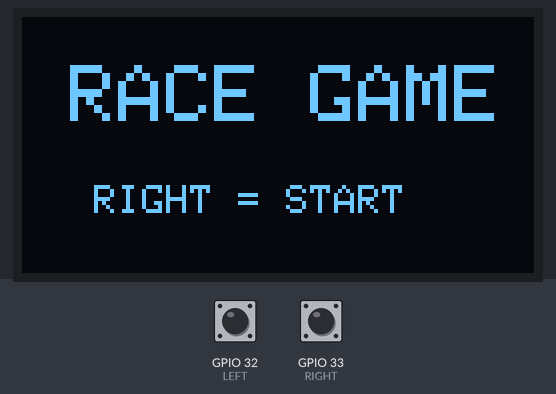
A sketch run on a simulated ESP32. On the bench: 128×64 one-colour display. The inputs (shaded band) are chosen by the test bench; at power-on: GPIO 33 (RIGHT) HIGH, GPIO 32 (LEFT) HIGH. Random numbers use the default seed unless the sketch sets one.

Above: at 1.2 s.
1.3 s: GPIO 33 (RIGHT) pulled LOW for 0.15 s
At 1.5 s:
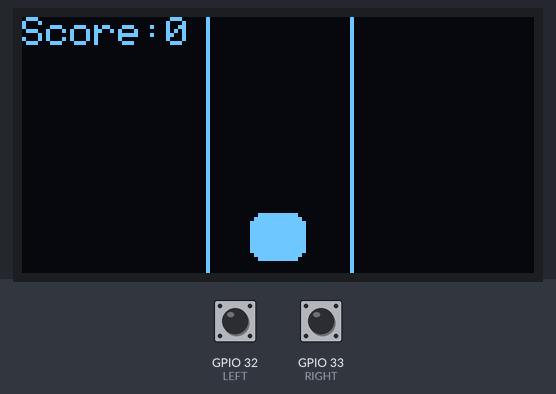
2.0 s: GPIO 32 (LEFT) pulled LOW for 0.15 s
At 2.46 s:
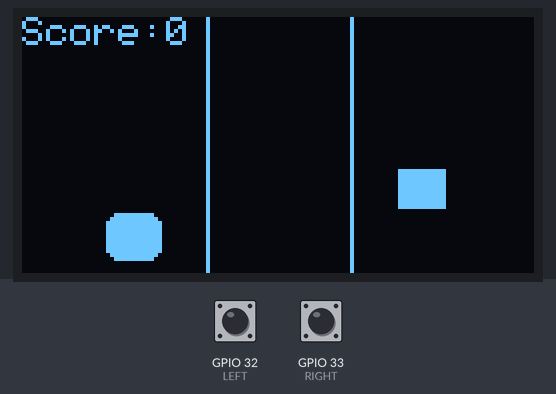
2.7 s: GPIO 33 (RIGHT) pulled LOW for 1 s
At 3.1 s:
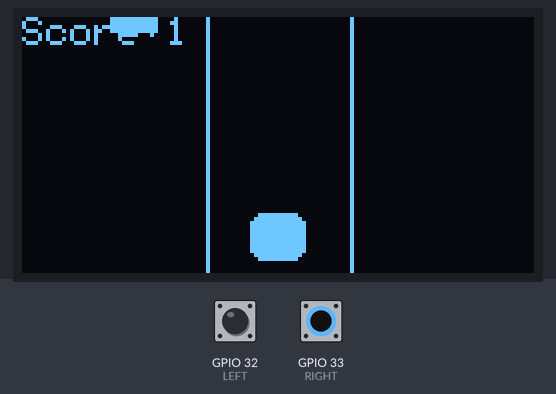
4.3 s: GPIO 32 (LEFT) pulled LOW for 1 s
At 8.77 s:
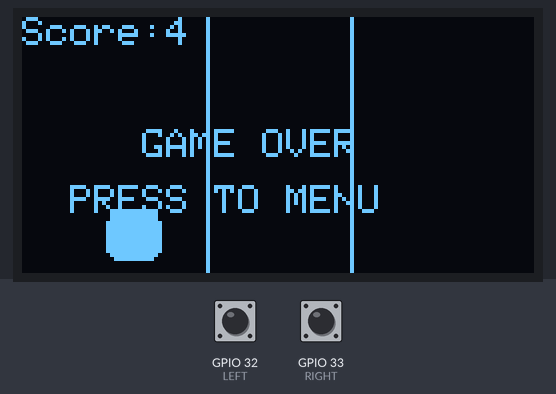
8.9 s: GPIO 32 (LEFT) pulled LOW for 0.15 s
At 9.5 s:
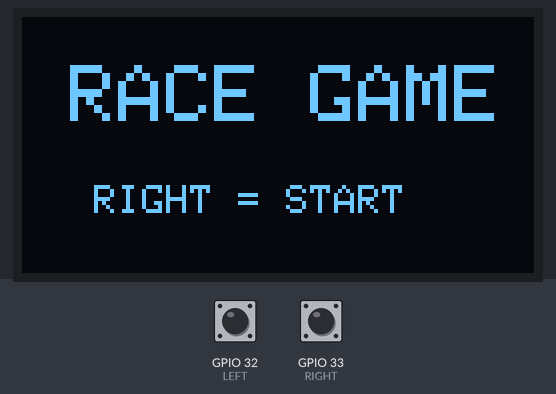
Timing chart, 0 to 11.5 s (numbered marks = the images above; inputs shaded):
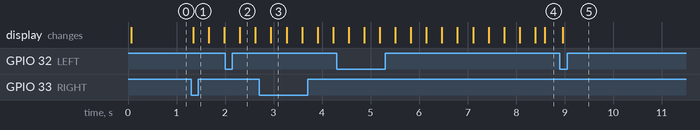

The sketch:

day_87_polish_menus_and_game_states.ino
```cpp
// Day 87: Add title, playing and game-over states to the racing game.
#include <Wire.h>
#include <Adafruit_GFX.h>
#include <Adafruit_SSD1306.h>
Adafruit_SSD1306 display(128,64,&Wire,-1);
enum GameState{TITLE,PLAYING,GAME_OVER};
GameState state=TITLE;
const int LEFT=32,RIGHT=33,laneX[]={28,64,100};
int player=1,obLane=0,obY=-10,score=0,lastL=HIGH,lastR=HIGH;
unsigned long frameAt=0,moveAt=0;
void resetGame(){player=1;obLane=random(0,3);obY=-10;score=0;state=PLAYING;}
void setup(){
 pinMode(LEFT,INPUT_PULLUP);pinMode(RIGHT,INPUT_PULLUP);randomSeed(analogRead(34));
 Wire.begin(21,22);if(!display.begin(SSD1306_SWITCHCAPVCC,0x3C))while(true)delay(1000);
}
void loop(){
 if(millis()-frameAt<40)return;frameAt=millis();
 int l=digitalRead(LEFT),r=digitalRead(RIGHT);
 if(state==TITLE && r==LOW && lastR==HIGH)resetGame();
 else if(state==GAME_OVER && (l==LOW&&lastL==HIGH || r==LOW&&lastR==HIGH))state=TITLE;
 else if(state==PLAYING){
  if(millis()-moveAt>140){
   if(l==LOW&&lastL==HIGH&&player>0){player--;moveAt=millis();}
   if(r==LOW&&lastR==HIGH&&player<2){player++;moveAt=millis();}
  }
  obY+=2;
  if(obY>64){obY=-10;obLane=random(0,3);score++;}
  if(player==obLane&&obY>=47&&obY<=61)state=GAME_OVER;
 }
 lastL=l;lastR=r;
 display.clearDisplay();display.setTextColor(SSD1306_WHITE);display.setTextSize(1);
 if(state==TITLE){display.setTextSize(2);display.setCursor(12,12);display.print("RACE GAME");display.setTextSize(1);display.setCursor(18,42);display.print("RIGHT = START");}
 else{
  display.drawLine(46,0,46,63,SSD1306_WHITE);display.drawLine(82,0,82,63,SSD1306_WHITE);
  display.fillRect(laneX[obLane]-6,obY,12,10,SSD1306_WHITE);display.fillRoundRect(laneX[player]-7,49,14,12,3,SSD1306_WHITE);
  display.setCursor(0,0);display.print("Score:");display.print(score);
  if(state==GAME_OVER){display.setCursor(30,28);display.print("GAME OVER");display.setCursor(12,42);display.print("PRESS TO MENU");}
 }
 display.display();
}
```

Measured:
- after the input at 1.3 s, the display: changes after 0.05 s (image 1)
- after the input at 8.9 s, the display: changes after 0.06 s (image 5)
